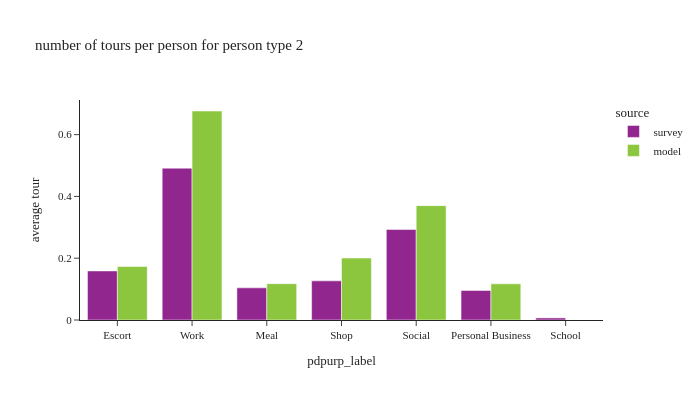

Here is the notebook cell this chart was saved with:
### Code cell
plot_by_pptyp(df_tour, '2')

### Figure 1 — Plotly figure (JSON) as saved in the notebook; plotly's stock layout.template omitted (floating-point values rounded to 4 significant figures)
{"data": [{"alignmentgroup": "True", "hovertemplate": "source=survey<br>pdpurp_label=%{x}<br>average tour=%{y}<extra></extra>", "legendgroup": "survey", "marker": {"color": "#91268F", "pattern": {"shape": ""}}, "name": "survey", "offsetgroup": "survey", "orientation": "v", "showlegend": true, "textposition": "auto", "type": "bar", "x": ["Escort", "Work", "Meal", "Shop", "Social", "Personal Business", "School"], "xaxis": "x", "y": [0.1588, 0.4915, 0.1041, 0.1267, 0.2929, 0.09552, 0.006772], "yaxis": "y"}, {"alignmentgroup": "True", "hovertemplate": "source=model<br>pdpurp_label=%{x}<br>average tour=%{y}<extra></extra>", "legendgroup": "model", "marker": {"color": "#8CC63E", "pattern": {"shape": ""}}, "name": "model", "offsetgroup": "model", "orientation": "v", "showlegend": true, "textposition": "auto", "type": "bar", "x": ["Work", "Shop", "Personal Business", "Meal", "Escort", "Social"], "xaxis": "x", "y": [0.6764, 0.2004, 0.1169, 0.1176, 0.173, 0.3701], "yaxis": "y"}], "layout": {"barmode": "group", "font": {"size": 11}, "height": 400, "legend": {"title": {"text": "source"}, "tracegroupgap": 0}, "title": {"text": "number of tours per person for person type 2"}, "width": 700, "xaxis": {"anchor": "y", "domain": [0.0, 1.0], "title": {"text": "pdpurp_label"}}, "yaxis": {"anchor": "x", "domain": [0.0, 1.0], "tickformat": ".2", "title": {"text": "average tour"}}}}
